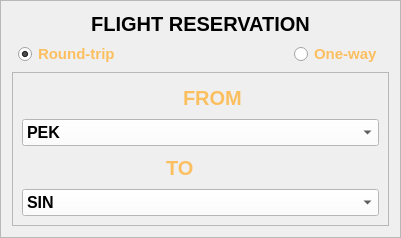
       <widget class="QFrame" name="frame">
        <property name="frameShape">
         <enum>QFrame::StyledPanel</enum>
        </property>
        <property name="frameShadow">
         <enum>QFrame::Raised</enum>
        </property>
        <layout class="QGridLayout" name="gridLayout_6">
         <item row="0" column="0" colspan="5">
          <widget class="QLabel" name="label_8">
           <property name="palette">
            <palette>
             <active>
              <colorrole role="WindowText">
               <brush brushstyle="SolidPattern">
                <color alpha="255">
                 <red>0</red>
                 <green>0</green>
                 <blue>0</blue>
                </color>
               </brush>
              </colorrole>
              <colorrole role="Text">
               <brush brushstyle="SolidPattern">
                <color alpha="255">
                 <red>252</red>
                 <green>191</green>
                 <blue>96</blue>
                </color>
               </brush>
              </colorrole>
              <colorrole role="ButtonText">
               <brush brushstyle="SolidPattern">
                <color alpha="255">
                 <red>252</red>
                 <green>191</green>
                 <blue>96</blue>
                </color>
               </brush>
              </colorrole>
              <colorrole role="ToolTipText">
               <brush brushstyle="SolidPattern">
                <color alpha="255">
                 <red>252</red>
                 <green>191</green>
                 <blue>96</blue>
                </color>
               </brush>
              </colorrole>
             </active>
             <inactive>
              <colorrole role="WindowText">
               <brush brushstyle="SolidPattern">
                <color alpha="255">
                 <red>0</red>
                 <green>0</green>
                 <blue>0</blue>
                </color>
               </brush>
              </colorrole>
              <colorrole role="Text">
               <brush brushstyle="SolidPattern">
                <color alpha="255">
                 <red>252</red>
                 <green>191</green>
                 <blue>96</blue>
                </color>
               </brush>
              </colorrole>
              <colorrole role="ButtonText">
               <brush brushstyle="SolidPattern">
                <color alpha="255">
                 <red>252</red>
                 <green>191</green>
                 <blue>96</blue>
                </color>
               </brush>
              </colorrole>
              <colorrole role="ToolTipText">
               <brush brushstyle="SolidPattern">
                <color alpha="255">
                 <red>252</red>
                 <green>191</green>
                 <blue>96</blue>
                </color>
               </brush>
              </colorrole>
             </inactive>
             <disabled>
              <colorrole role="WindowText">
               <brush brushstyle="SolidPattern">
                <color alpha="255">
                 <red>120</red>
                 <green>120</green>
                 <blue>120</blue>
                </color>
               </brush>
              </colorrole>
              <colorrole role="Text">
               <brush brushstyle="SolidPattern">
                <color alpha="255">
                 <red>120</red>
                 <green>120</green>
                 <blue>120</blue>
                </color>
               </brush>
              </colorrole>
              <colorrole role="ButtonText">
               <brush brushstyle="SolidPattern">
                <color alpha="255">
                 <red>120</red>
                 <green>120</green>
                 <blue>120</blue>
                </color>
               </brush>
              </colorrole>
              <colorrole role="ToolTipText">
               <brush brushstyle="SolidPattern">
                <color alpha="255">
                 <red>252</red>
                 <green>191</green>
                 <blue>96</blue>
                </color>
               </brush>
              </colorrole>
             </disabled>
            </palette>
           </property>
           <property name="font">
            <font>
             <pointsize>15</pointsize>
             <weight>75</weight>
             <bold>true</bold>
             <underline>false</underline>
            </font>
           </property>
           <property name="styleSheet">
            <string notr="true">border-color: rgb(0, 0, 0);</string>
           </property>
           <property name="text">
            <string>FLIGHT RESERVATION</string>
           </property>
           <property name="alignment">
            <set>Qt::AlignHCenter|Qt::AlignTop</set>
           </property>
          </widget>
         </item>
         <item row="1" column="1">
          <widget class="QRadioButton" name="RB_round_trip">
           <property name="palette">
            <palette>
             <active>
              <colorrole role="WindowText">
               <brush brushstyle="SolidPattern">
                <color alpha="255">
                 <red>252</red>
                 <green>191</green>
                 <blue>96</blue>
                </color>
               </brush>
              </colorrole>
              <colorrole role="ToolTipText">
               <brush brushstyle="SolidPattern">
                <color alpha="255">
                 <red>0</red>
                 <green>0</green>
                 <blue>0</blue>
                </color>
               </brush>
              </colorrole>
             </active>
             <inactive>
              <colorrole role="WindowText">
               <brush brushstyle="SolidPattern">
                <color alpha="255">
                 <red>252</red>
                 <green>191</green>
                 <blue>96</blue>
                </color>
               </brush>
              </colorrole>
              <colorrole role="ToolTipText">
               <brush brushstyle="SolidPattern">
                <color alpha="255">
                 <red>0</red>
                 <green>0</green>
                 <blue>0</blue>
                </color>
               </brush>
              </colorrole>
             </inactive>
             <disabled>
              <colorrole role="WindowText">
               <brush brushstyle="SolidPattern">
                <color alpha="255">
                 <red>120</red>
                 <green>120</green>
                 <blue>120</blue>
                </color>
               </brush>
              </colorrole>
              <colorrole role="ToolTipText">
               <brush brushstyle="SolidPattern">
                <color alpha="255">
                 <red>0</red>
                 <green>0</green>
                 <blue>0</blue>
                </color>
               </brush>
              </colorrole>
             </disabled>
            </palette>
           </property>
           <property name="font">
            <font>
             <pointsize>11</pointsize>
             <weight>75</weight>
             <bold>true</bold>
            </font>
           </property>
           <property name="text">
            <string>Round-trip</string>
           </property>
           <property name="checked">
            <bool>true</bool>
           </property>
          </widget>
         </item>
         <item row="1" column="2">
          <spacer name="horizontalSpacer_5">
           <property name="orientation">
            <enum>Qt::Horizontal</enum>
           </property>
           <property name="sizeHint" stdset="0">
            <size>
             <width>153</width>
             <height>20</height>
            </size>
           </property>
          </spacer>
         </item>
         <item row="1" column="3">
          <widget class="QRadioButton" name="RB_one_way">
           <property name="palette">
            <palette>
             <active>
              <colorrole role="WindowText">
               <brush brushstyle="SolidPattern">
                <color alpha="255">
                 <red>252</red>
                 <green>191</green>
                 <blue>96</blue>
                </color>
               </brush>
              </colorrole>
              <colorrole role="ToolTipText">
               <brush brushstyle="SolidPattern">
                <color alpha="255">
                 <red>0</red>
                 <green>0</green>
                 <blue>0</blue>
                </color>
               </brush>
              </colorrole>
             </active>
             <inactive>
              <colorrole role="WindowText">
               <brush brushstyle="SolidPattern">
                <color alpha="255">
                 <red>252</red>
                 <green>191</green>
                 <blue>96</blue>
                </color>
               </brush>
              </colorrole>
              <colorrole role="ToolTipText">
               <brush brushstyle="SolidPattern">
                <color alpha="255">
                 <red>0</red>
                 <green>0</green>
                 <blue>0</blue>
                </color>
               </brush>
              </colorrole>
             </inactive>
             <disabled>
              <colorrole role="WindowText">
               <brush brushstyle="SolidPattern">
                <color alpha="255">
                 <red>120</red>
                 <green>120</green>
                 <blue>120</blue>
                </color>
               </brush>
              </colorrole>
              <colorrole role="ToolTipText">
               <brush brushstyle="SolidPattern">
                <color alpha="255">
                 <red>0</red>
                 <green>0</green>
                 <blue>0</blue>
                </color>
               </brush>
              </colorrole>
             </disabled>
            </palette>
           </property>
           <property name="font">
            <font>
             <pointsize>11</pointsize>
             <weight>75</weight>
             <bold>true</bold>
            </font>
           </property>
           <property name="text">
            <string>One-way</string>
           </property>
          </widget>
         </item>
         <item row="2" column="0" colspan="5">
          <widget class="QFrame" name="toFromFrame">
           <property name="frameShape">
            <enum>QFrame::StyledPanel</enum>
           </property>
           <property name="frameShadow">
            <enum>QFrame::Raised</enum>
           </property>
           <layout class="QGridLayout" name="gridLayout_3">
            <item row="2" column="5" colspan="2">
             <spacer name="horizontalSpacer">
              <property name="orientation">
               <enum>Qt::Horizontal</enum>
              </property>
              <property name="sizeHint" stdset="0">
               <size>
                <width>137</width>
                <height>28</height>
               </size>
              </property>
             </spacer>
            </item>
            <item row="2" column="0" colspan="2">
             <spacer name="horizontalSpacer_2">
              <property name="orientation">
               <enum>Qt::Horizontal</enum>
              </property>
              <property name="sizeHint" stdset="0">
               <size>
                <width>134</width>
                <height>28</height>
               </size>
              </property>
             </spacer>
            </item>
            <item row="2" column="4">
             <widget class="QLabel" name="label_plane">
              <property name="minimumSize">
               <size>
                <width>31</width>
                <height>31</height>
               </size>
              </property>
              <property name="maximumSize">
               <size>
                <width>31</width>
                <height>31</height>
               </size>
              </property>
              <property name="text">
               <string/>
              </property>
              <property name="pixmap">
               <pixmap resource="resource.qrc">:/img/img/Plane.png</pixmap>
              </property>
              <property name="scaledContents">
               <bool>true</bool>
              </property>
             </widget>
            </item>
            <item row="3" column="0" colspan="7">
             <widget class="QComboBox" name="comboBox">
              <property name="minimumSize">
               <size>
                <width>0</width>
                <height>0</height>
               </size>
              </property>
              <property name="maximumSize">
               <size>
                <width>16777215</width>
                <height>31</height>
               </size>
              </property>
              <property name="font">
               <font>
                <pointsize>12</pointsize>
                <weight>75</weight>
                <bold>true</bold>
               </font>
              </property>
              <property name="styleSheet">
               <string notr="true">background-color: rgb(255, 255, 255);</string>
              </property>
              <property name="currentText">
               <string>SIN</string>
              </property>
              <item>
               <property name="text">
                <string>SIN</string>
               </property>
              </item>
              <item>
               <property name="text">
                <string>PEK</string>
               </property>
              </item>
              <item>
               <property name="text">
                <string>IST</string>
               </property>
              </item>
              <item>
               <property name="text">
                <string>ICN</string>
               </property>
              </item>
              <item>
               <property name="text">
                <string>DEL</string>
               </property>
              </item>
              <item>
               <property name="text">
                <string>DXB</string>
               </property>
              </item>
              <item>
               <property name="text">
                <string>MAD</string>
               </property>
              </item>
              <item>
               <property name="text">
                <string>YYZ</string>
               </property>
              </item>
              <item>
               <property name="text">
                <string>SXF</string>
               </property>
              </item>
              <item>
               <property name="text">
                <string>MIA</string>
               </property>
              </item>
             </widget>
            </item>
            <item row="2" column="2" colspan="2">
             <widget class="QLabel" name="label_to">
              <property name="palette">
               <palette>
                <active>
                 <colorrole role="WindowText">
                  <brush brushstyle="SolidPattern">
                   <color alpha="255">
                    <red>252</red>
                    <green>191</green>
                    <blue>96</blue>
                   </color>
                  </brush>
                 </colorrole>
                 <colorrole role="Text">
                  <brush brushstyle="SolidPattern">
                   <color alpha="255">
                    <red>252</red>
                    <green>191</green>
                    <blue>96</blue>
                   </color>
                  </brush>
                 </colorrole>
                 <colorrole role="ButtonText">
                  <brush brushstyle="SolidPattern">
                   <color alpha="255">
                    <red>252</red>
                    <green>191</green>
                    <blue>96</blue>
                   </color>
                  </brush>
                 </colorrole>
                 <colorrole role="ToolTipText">
                  <brush brushstyle="SolidPattern">
                   <color alpha="255">
                    <red>252</red>
                    <green>191</green>
                    <blue>96</blue>
                   </color>
                  </brush>
                 </colorrole>
                </active>
                <inactive>
                 <colorrole role="WindowText">
                  <brush brushstyle="SolidPattern">
                   <color alpha="255">
                    <red>252</red>
                    <green>191</green>
                    <blue>96</blue>
                   </color>
                  </brush>
                 </colorrole>
                 <colorrole role="Text">
                  <brush brushstyle="SolidPattern">
                   <color alpha="255">
                    <red>252</red>
                    <green>191</green>
                    <blue>96</blue>
                   </color>
                  </brush>
                 </colorrole>
                 <colorrole role="ButtonText">
                  <brush brushstyle="SolidPattern">
                   <color alpha="255">
                    <red>252</red>
                    <green>191</green>
                    <blue>96</blue>
                   </color>
                  </brush>
                 </colorrole>
                 <colorrole role="ToolTipText">
                  <brush brushstyle="SolidPattern">
                   <color alpha="255">
                    <red>252</red>
                    <green>191</green>
                    <blue>96</blue>
                   </color>
                  </brush>
                 </colorrole>
                </inactive>
                <disabled>
                 <colorrole role="WindowText">
                  <brush brushstyle="SolidPattern">
                   <color alpha="255">
                    <red>120</red>
                    <green>120</green>
                    <blue>120</blue>
                   </color>
                  </brush>
                 </colorrole>
                 <colorrole role="Text">
                  <brush brushstyle="SolidPattern">
                   <color alpha="255">
                    <red>120</red>
                    <green>120</green>
                    <blue>120</blue>
                   </color>
                  </brush>
                 </colorrole>
                 <colorrole role="ButtonText">
                  <brush brushstyle="SolidPattern">
                   <color alpha="255">
                    <red>120</red>
                    <green>120</green>
                    <blue>120</blue>
                   </color>
                  </brush>
                 </colorrole>
                 <colorrole role="ToolTipText">
                  <brush brushstyle="SolidPattern">
                   <color alpha="255">
                    <red>252</red>
                    <green>191</green>
                    <blue>96</blue>
                   </color>
                  </brush>
                 </colorrole>
                </disabled>
               </palette>
              </property>
              <property name="font">
               <font>
                <pointsize>15</pointsize>
                <weight>75</weight>
                <bold>true</bold>
                <underline>false</underline>
               </font>
              </property>
              <property name="text">
               <string>TO</string>
              </property>
             </widget>
            </item>
            <item row="0" column="3" colspan="3">
             <widget class="QLabel" name="label_from">
              <property name="palette">
               <palette>
                <active>
                 <colorrole role="WindowText">
                  <brush brushstyle="SolidPattern">
                   <color alpha="255">
                    <red>252</red>
                    <green>191</green>
                    <blue>96</blue>
                   </color>
                  </brush>
                 </colorrole>
                 <colorrole role="Text">
                  <brush brushstyle="SolidPattern">
                   <color alpha="255">
                    <red>252</red>
                    <green>191</green>
                    <blue>96</blue>
                   </color>
                  </brush>
                 </colorrole>
                 <colorrole role="ButtonText">
                  <brush brushstyle="SolidPattern">
                   <color alpha="255">
                    <red>252</red>
                    <green>191</green>
                    <blue>96</blue>
                   </color>
                  </brush>
                 </colorrole>
                 <colorrole role="ToolTipText">
                  <brush brushstyle="SolidPattern">
                   <color alpha="255">
                    <red>252</red>
                    <green>191</green>
                    <blue>96</blue>
                   </color>
                  </brush>
                 </colorrole>
                </active>
                <inactive>
                 <colorrole role="WindowText">
                  <brush brushstyle="SolidPattern">
                   <color alpha="255">
                    <red>252</red>
                    <green>191</green>
                    <blue>96</blue>
                   </color>
                  </brush>
                 </colorrole>
                 <colorrole role="Text">
                  <brush brushstyle="SolidPattern">
                   <color alpha="255">
                    <red>252</red>
                    <green>191</green>
                    <blue>96</blue>
                   </color>
                  </brush>
                 </colorrole>
                 <colorrole role="ButtonText">
                  <brush brushstyle="SolidPattern">
                   <color alpha="255">
                    <red>252</red>
                    <green>191</green>
                    <blue>96</blue>
                   </color>
                  </brush>
                 </colorrole>
                 <colorrole role="ToolTipText">
                  <brush brushstyle="SolidPattern">
                   <color alpha="255">
                    <red>252</red>
                    <green>191</green>
                    <blue>96</blue>
                   </color>
                  </brush>
                 </colorrole>
                </inactive>
                <disabled>
                 <colorrole role="WindowText">
                  <brush brushstyle="SolidPattern">
                   <color alpha="255">
                    <red>120</red>
                    <green>120</green>
                    <blue>120</blue>
                   </color>
                  </brush>
                 </colorrole>
                 <colorrole role="Text">
                  <brush brushstyle="SolidPattern">
                   <color alpha="255">
                    <red>120</red>
                    <green>120</green>
                    <blue>120</blue>
                   </color>
                  </brush>
                 </colorrole>
                 <colorrole role="ButtonText">
                  <brush brushstyle="SolidPattern">
                   <color alpha="255">
                    <red>120</red>
                    <green>120</green>
                    <blue>120</blue>
                   </color>
                  </brush>
                 </colorrole>
                 <colorrole role="ToolTipText">
                  <brush brushstyle="SolidPattern">
                   <color alpha="255">
                    <red>252</red>
                    <green>191</green>
                    <blue>96</blue>
                   </color>
                  </brush>
                 </colorrole>
                </disabled>
               </palette>
              </property>
              <property name="font">
               <font>
                <pointsize>15</pointsize>
                <weight>75</weight>
                <bold>true</bold>
                <underline>false</underline>
               </font>
              </property>
              <property name="text">
               <string>FROM</string>
              </property>
             </widget>
            </item>
            <item row="0" column="6">
             <spacer name="horizontalSpacer_3">
              <property name="orientation">
               <enum>Qt::Horizontal</enum>
              </property>
              <property name="sizeHint" stdset="0">
               <size>
                <width>124</width>
                <height>28</height>
               </size>
              </property>
             </spacer>
            </item>
            <item row="0" column="0">
             <spacer name="horizontalSpacer_4">
              <property name="orientation">
               <enum>Qt::Horizontal</enum>
              </property>
              <property name="sizeHint" stdset="0">
               <size>
                <width>124</width>
                <height>28</height>
               </size>
              </property>
             </spacer>
            </item>
            <item row="0" column="1" colspan="2">
             <widget class="QLabel" name="label_point">
              <property name="minimumSize">
               <size>
                <width>21</width>
                <height>31</height>
               </size>
              </property>
              <property name="maximumSize">
               <size>
                <width>21</width>
                <height>31</height>
               </size>
              </property>
              <property name="text">
               <string/>
              </property>
              <property name="pixmap">
               <pixmap resource="resource.qrc">:/img/img/From.png</pixmap>
              </property>
              <property name="scaledContents">
               <bool>true</bool>
              </property>
             </widget>
            </item>
            <item row="1" column="0" colspan="7">
             <widget class="QComboBox" name="comboBox_2">
              <property name="minimumSize">
               <size>
                <width>0</width>
                <height>0</height>
               </size>
              </property>
              <property name="maximumSize">
               <size>
                <width>16777215</width>
                <height>31</height>
               </size>
              </property>
              <property name="font">
               <font>
                <pointsize>12</pointsize>
                <weight>75</weight>
                <bold>true</bold>
               </font>
              </property>
              <property name="styleSheet">
               <string notr="true">background-color: rgb(255, 255, 255);</string>
              </property>
              <property name="currentText">
               <string>PEK</string>
              </property>
              <item>
               <property name="text">
                <string>PEK</string>
               </property>
              </item>
              <item>
               <property name="text">
                <string>SIN</string>
               </property>
              </item>
              <item>
               <property name="text">
                <string>MAD</string>
               </property>
              </item>
              <item>
               <property name="text">
                <string>MIA</string>
               </property>
              </item>
              <item>
               <property name="text">
                <string>YYZ</string>
               </property>
              </item>
              <item>
               <property name="text">
                <string>SXF</string>
               </property>
              </item>
              <item>
               <property name="text">
                <string>IST</string>
               </property>
              </item>
              <item>
               <property name="text">
                <string>ICN</string>
               </property>
              </item>
              <item>
               <property name="text">
                <string>DEL</string>
               </property>
              </item>
              <item>
               <property name="text">
                <string>DXB</string>
               </property>
              </item>
             </widget>
            </item>
           </layout>
          </widget>
         </item>
        </layout>
       </widget>
